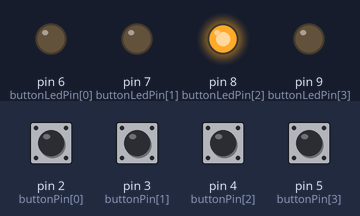
Simulated run of this sketch. Board: Arduino Leonardo, built with avr-gcc and run on an emulated ATmega32U4. Shown: output pins drawn as LEDs (lit = HIGH). Inputs (shaded band) come from the test bench; at power-on: pin 2 (buttonPin[0]), pin 3 (buttonPin[1]), pin 4 (buttonPin[2]), pin 5 (buttonPin[3]) HIGH. USB keyboard and mouse output is not drawn.

Above: at 1.2 s.
1.3 s: pin 2 (buttonPin[0]) pulled LOW for 0.15 s
At 2.1 s:
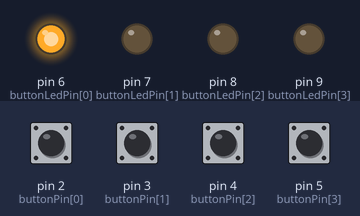
2.9 s: pin 3 (buttonPin[1]) pulled LOW for 0.15 s
At 3.4 s:
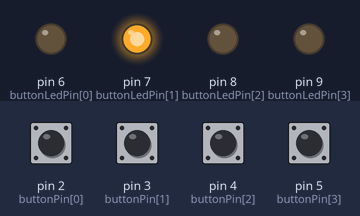
5.9 s: pin 3 (buttonPin[1]) pulled LOW for 1 s
At 6.8 s:
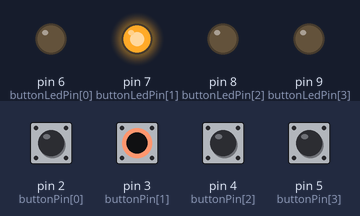
8.4 s: pin 2 (buttonPin[0]) pulled LOW for 1 s
Timing chart, 0 to 12.4 s (numbered marks = the images above; inputs shaded):
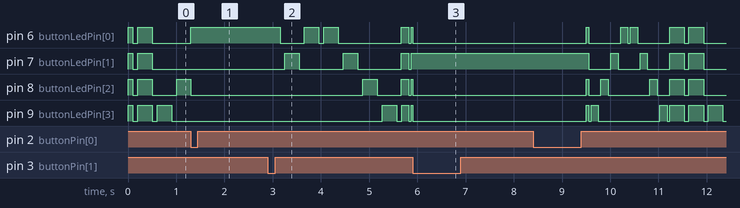

The sketch:

Video_Game_Push_Buttons_Controller.ino
```cpp
#include "Keyboard.h"

// declaring button pins and other const macros
#define BUTTONS 4
#define I8  4
#define I16 2
#define I32 1
#define LED_PLAY_TIMEOUT_MULTIPLIER 50
#define ANSWER_DISPLAY_TIME 5000
#define BUTTON_DEBOUNCING 50

// declaring global variables for macro keyboard
uint8_t buttonPin[BUTTONS] = {2, 3, 4, 5};
uint8_t buttonLedPin[BUTTONS] = {6, 7, 8, 9};
uint8_t buttonState[BUTTONS] = {HIGH, HIGH, HIGH, HIGH};
uint8_t previousButtonState[BUTTONS] = {HIGH, HIGH, HIGH, HIGH};
uint8_t buttonKey[BUTTONS] = {49, 50, 51, 52};
uint8_t buttonPressStep = 0;
uint8_t buttonPressed = 99;
unsigned long buttonDebounceTimeout = 0;
unsigned long answerTimeout = 0;
unsigned long ledPlayTimeout = 0;
uint16_t ledPlayIndex = 0;
// declaring functions
void setLedsState(uint8_t state);
void playLights();

// declaring on led light show parameters
uint8_t LEDShow[] = {
  0b1111, I8,
  0b1111, I16,
  0b0000, I16,
  0b1111, I8,
  0b1111, I16,
  0b0000, I16,
  0b1000, I8,
  0b1000, I16,
  0b0000, I16,
  0b0100, I8,
  0b0100, I16,
  0b0000, I16,
  0b0010, I8,
  0b0010, I16,
  0b0000, I16,
  0b0001, I8,
  0b0001, I16,
  0b0000, I16,
  0b0001, I8,
  0b0001, I16,
  0b0000, I16,
  0b0010, I8,
  0b0010, I16,
  0b0000, I16,
  0b0100, I8,
  0b0100, I16,
  0b0000, I16,
  0b1000, I8,
  0b1000, I16,
  0b0000, I16,
  0b1111, I16,
  0b1111, I32,
  0b0000, I32,
  0b1111, I16,
  0b1111, I32,
  0b0000, I32,
  0b1000, I16,
  0b1000, I32,
  0b0000, I32,
  0b0100, I16,
  0b0100, I32,
  0b0000, I32,
  0b0010, I16,
  0b0010, I32,
  0b0000, I32,
  0b0001, I16,
  0b0001, I32,
  0b0000, I32,
  0b0001, I16,
  0b0001, I32,
  0b0000, I32,
  0b0010, I16,
  0b0010, I32,
  0b0000, I32,
  0b0100, I16,
  0b0100, I32,
  0b0000, I32,
  0b1000, I16,
  0b1000, I32,
  0b0000, I32
};

void setup() {
  //declare the buttons as input_pullup
  for (int i = 0; i < BUTTONS; i++) {
    pinMode(buttonPin[i], INPUT_PULLUP);
    pinMode(buttonLedPin[i], OUTPUT);
  }
  Keyboard.begin();
}

void loop() {
  switch (buttonPressStep) {
    case 0 : //checking the state of the each button, if button pressed then start sequence
      for (int i = 0; i < BUTTONS; i++) {
        buttonState[i] = digitalRead(buttonPin[i]);
        // identify button press
        if (buttonState[i] == LOW && previousButtonState[i] == HIGH) {
          // turn off all LEDs and turn on the pressed buttons LED
          setLedsState(1 << i);
          // send key press for currently pressed button:
          Keyboard.press(buttonKey[i]);
          buttonPressStep = 1;
          buttonDebounceTimeout = millis() + BUTTON_DEBOUNCING;
          buttonPressed = i;
        }
      }
      if (buttonPressed == 99) {
        playLights();
      }
      break;
    case 1 : // send key release for currently pressed button
      if (buttonDebounceTimeout < millis()) {
        Keyboard.release(buttonKey[buttonPressed]);
        buttonPressStep = 2;
      }
      break;
    case 2 :
      // wait for button to be released
      // when released then reset previous state, set next button press step and timing
      if (digitalRead(buttonPin[buttonPressed]) == HIGH) {
        previousButtonState[buttonPressed] = HIGH;
        buttonDebounceTimeout = millis() + BUTTON_DEBOUNCING;
        buttonPressStep = 3;
      }
      break;
    case 3 : // debounce released button
      if (buttonDebounceTimeout < millis()) {
        answerTimeout = millis() + ANSWER_DISPLAY_TIME;
        buttonPressStep = 4;
      }
      break;
    case 4 : // wait for next answer timeout or another button press
      if (answerTimeout < millis()) {
        buttonPressStep = 7;
      } else {
        for (int i = 0; i < BUTTONS; i++) {
          // if any key pressed, wait for its release and break
          buttonState[i] = digitalRead(buttonPin[i]);
          if (buttonState[i] == LOW) {
            buttonPressStep = 5;
            buttonDebounceTimeout = millis() + BUTTON_DEBOUNCING;
          }
        }
      }
      break;
    case 5 : // wait for keys to be released
      if (buttonDebounceTimeout < millis()) {
        boolean buttonsReleased = true;
        for (int i = 0; i < BUTTONS; i++) {
          buttonState[i] = digitalRead(buttonPin[i]);
          if (buttonState[i] == LOW) {
            buttonsReleased = false;
          }
        }
        if (buttonsReleased) {
          buttonPressStep = 6;
          buttonDebounceTimeout = millis() + BUTTON_DEBOUNCING;
        }
      }
      break;
    case 6 : // debounce keys release
      if (buttonDebounceTimeout < millis()) {
        buttonPressStep = 7;
      }
      break;
    case 7 : // send enter pressed
      Keyboard.press(10);
      buttonDebounceTimeout = millis() + BUTTON_DEBOUNCING;
      buttonPressStep = 8;
      break;
    case 8 : // send enter released and turn off the LED
      if (buttonDebounceTimeout < millis()) {
        Keyboard.release(10);
        digitalWrite(buttonLedPin[buttonPressed], LOW);
        buttonPressed = 99;
        buttonPressStep = 0;
      }
      break;
    default:
      buttonPressStep = 0;
      break;
  }
}

void setLedsState(uint8_t state) {
  for (int k = 0; k < BUTTONS; k++) {
    digitalWrite(buttonLedPin[k], (state & (1 << k)) > 0 ? HIGH : LOW);
  }
}

void playLights() {
  if (ledPlayTimeout < millis()) {
    ledPlayIndex = (ledPlayIndex + 2 ) % sizeof(LEDShow) / sizeof(LEDShow[0]);
    setLedsState(LEDShow[ledPlayIndex]);
    ledPlayTimeout = millis() + LEDShow[ledPlayIndex+1] * LED_PLAY_TIMEOUT_MULTIPLIER;
  }
}
```

Measured:
- after the input at 1.3 s, pin 7 (buttonLedPin[1]): stays LOW (without the input it goes to HIGH after 0.11 s)
- after the input at 2.9 s, pin 6 (buttonLedPin[0]): HIGH → LOW after 0.25 s, → HIGH 0.50 s later, → LOW 0.30 s later, → HIGH 0.10 s later, … (8 changes in this stretch); pin 7 (buttonLedPin[1]): goes HIGH 0.30 s, LOW 0.91 s, HIGH 0.30 s, LOW 0.91 s, HIGH 0.15 s, LOW 0.05 s, then HIGH, starting after 0.35 s
- after the input at 5.9 s, pin 7 (buttonLedPin[1]): stops changing and stays HIGH
- by itself, pin 9 (buttonLedPin[3]): repeats every 0.40 s: LOW 0.10 s, HIGH 0.30 s
